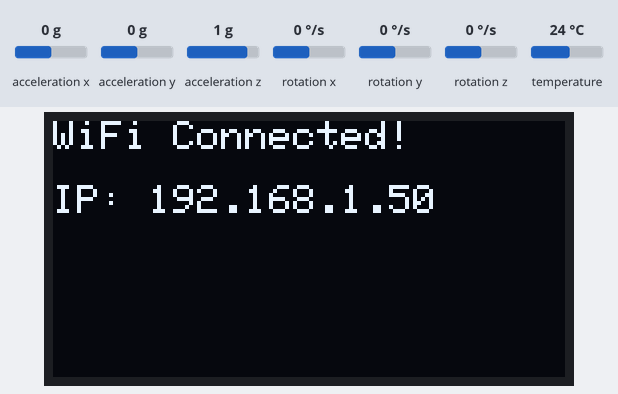
The sketch below on a simulated ESP32. Parts: 128×64 one-colour display. Wiring (inferred from the names in the program): MPU-6050 motion sensor at I2C address 0x68. Inputs (shaded band) come from the test bench; at power-on: temperature 24 °C, acceleration x 0 g, acceleration y 0 g, acceleration z 1 g, rotation x 0 °/s, rotation y 0 °/s, rotation z 0 °/s. WiFi joins after 1.5 s; servers stay silent unless stated; uploads are accepted with an empty reply; what the sketch prints to the serial monitor is not drawn.

Above: at 2.5 s.
At 4.6 s:
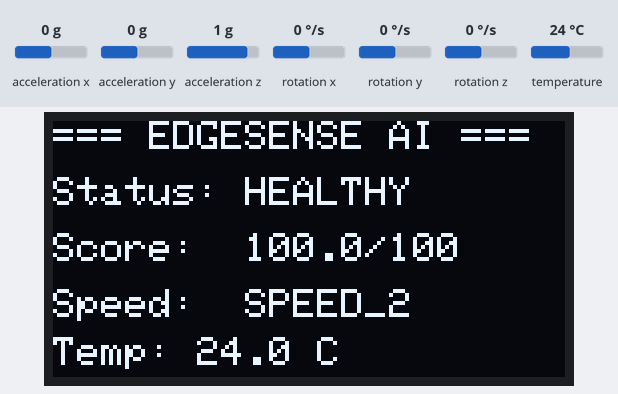
4.7 s: temperature set to 12 °C
At 7.3 s:
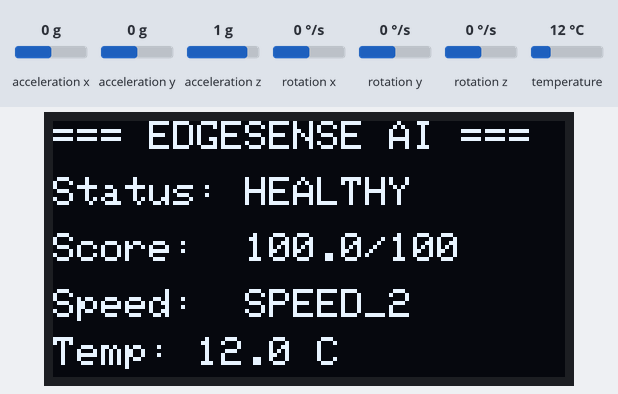
7.6 s: temperature set to 19 °C
10.1 s: temperature set to 28 °C
At 12.4 s:
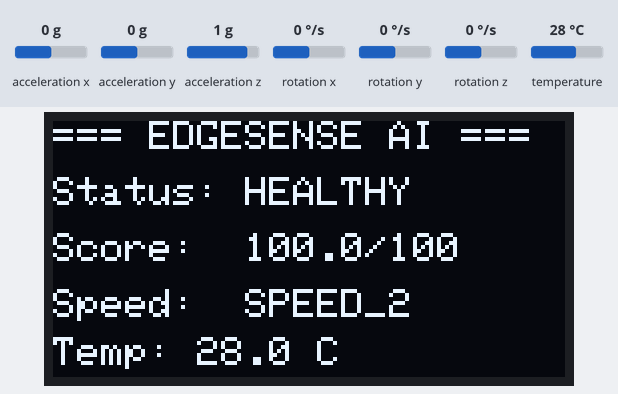
Timing chart, 0 to 13.9 s (numbered marks = the images above; inputs shaded):
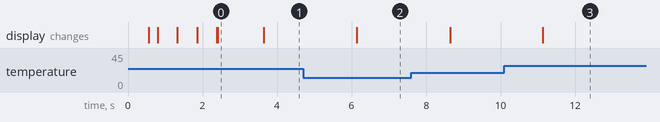

The sketch:

edgesense_ml_client.ino
```cpp
/**
 * EdgeSense — ESP32 Random Forest & ML Health Prediction Firmware
 *
 * Packages 50-sample sliding windows of MPU6050 6-DOF IMU + DS18B20 thermal data,
 * and posts them to the FastAPI /predict endpoint for Random Forest speed classification
 * and Isolation Forest anomaly detection.
 *
 * Hardware Pin Schedule:
 * - OLED SH1106: Dedicated Hardware I2C0 (Wire)      -> SDA: GPIO 21, SCL: GPIO 22
 * - MPU6050/9250: Dedicated Hardware I2C1 (MPU_Wire) -> SDA: GPIO 26, SCL: GPIO 25
 * - DS18B20 Temp: 1-Wire                             -> DATA: GPIO 4 (with 4.7k pull-up to 3.3V)
 * - Power: 3.3V and GND Rails
 *
 * Zero external library dependencies: Compiles without ArduinoJson.h
 */

#include <WiFi.h>
#include <HTTPClient.h>
#include <WiFiClientSecure.h>
#include <Wire.h>
#include <DallasTemperature.h>
#include <OneWire.h>
#include <Adafruit_GFX.h>
#include <Adafruit_SH110X.h>

// --- Wi-Fi Credentials ---
const char* ssid = "rubythroat";
const char* password = "alfa1234beta5678";

// --- FastAPI Random Forest /predict Endpoint ---
// If running locally: "http://192.168.1.100:8000/predict"
// If running on Render: "https://edgesense-backend.onrender.com/predict" or your Render URL
const char* serverUrl = "https://edgesense-5q6k.onrender.com/predict";

// --- Hardware Pin Definitions ---
#define OLED_SDA      21
#define OLED_SCL      22
#define MPU_SDA       26
#define MPU_SCL       25
#define ONE_WIRE_BUS  4      // DS18B20 Data pin on GPIO 4

// --- Display Configuration (SH1106 128x64 on Wire) ---
#define SCREEN_WIDTH  128
#define SCREEN_HEIGHT 64
#define OLED_I2C_ADDR 0x3C

Adafruit_SH1106G display(SCREEN_WIDTH, SCREEN_HEIGHT, &Wire, -1);

// --- Dedicated Second I2C Bus for MPU on Pins 26 & 25 ---
TwoWire MPU_Wire = TwoWire(1);

OneWire oneWire(ONE_WIRE_BUS);
DallasTemperature sensors(&oneWire);
const int MPU_ADDR = 0x68;

// --- 50-Sample ML Window Buffer ---
const int WINDOW_SIZE = 50;
struct SensorSample {
  float ax, ay, az;
  float gx, gy, gz;
  float temp;
};

SensorSample sampleBuffer[WINDOW_SIZE];
int sampleIndex = 0;

// --- Timing Variables ---
unsigned long lastSampleTime = 0;
unsigned long lastSendTime = 0;
unsigned long lastTempRequestTime = 0;
const unsigned long sampleInterval = 20;         // 20ms = 50 Hz sampling cadence
const unsigned long sendInterval = 2500;         // Evaluate ML model every 2.5 seconds
const unsigned long tempInterval = 1000;         // 1-second temperature read cadence

float currentTemp = 25.0;                        // Cached temperature variable

void setup() {
  Serial.begin(115200);
  delay(500);

  // 1. Initialize OLED on dedicated I2C0 (GPIO 21, 22)
  Wire.begin(OLED_SDA, OLED_SCL);
  Wire.setClock(100000);

  if (!display.begin(OLED_I2C_ADDR, true)) {
    Serial.println(F("SH1106 allocation failed"));
    for(;;);
  }
  display.clearDisplay();
  display.setTextSize(1);
  display.setTextColor(SH110X_WHITE);
  display.setCursor(0, 0);
  display.println(F("EdgeSense AI Boot..."));
  display.display();

  // 2. Initialize MPU on dedicated I2C1 (GPIO 26, 25)
  MPU_Wire.begin(MPU_SDA, MPU_SCL);
  MPU_Wire.setClock(100000);

  MPU_Wire.beginTransmission(MPU_ADDR);
  MPU_Wire.write(0x6B); // Wake up MPU6050
  MPU_Wire.write(0);
  MPU_Wire.endTransmission(true);

  // 3. Initialize DS18B20 in non-blocking mode
  sensors.begin();
  sensors.setWaitForConversion(false); // Non-blocking 1-Wire mode
  sensors.requestTemperatures();       // Initial conversion trigger

  // 4. Connect to Wi-Fi in Station Mode (Clean initialization with timeout)
  WiFi.disconnect(true);
  delay(100);
  WiFi.mode(WIFI_STA);
  delay(100);
  WiFi.begin(ssid, password);

  Serial.print("Connecting to Wi-Fi: ");
  Serial.println(ssid);

  display.setCursor(0, 16);
  display.print(F("Connecting WiFi..."));
  display.display();

  int attempts = 0;
  while (WiFi.status() != WL_CONNECTED && attempts < 30) {
    delay(500);
    attempts++;
    Serial.print(".");
    display.print(".");
    display.display();
  }

  display.clearDisplay();
  display.setCursor(0, 0);
  if (WiFi.status() == WL_CONNECTED) {
    Serial.println("\nWi-Fi Connected!");
    display.println(F("WiFi Connected!"));
    display.setCursor(0, 16);
    display.print(F("IP: "));
    display.println(WiFi.localIP());
    display.display();
    delay(1000);
  } else {
    Serial.println("\nWi-Fi Timeout!");
    display.println(F("WiFi Timeout!"));
    display.setCursor(0, 16);
    display.println(F("Starting Local..."));
    display.display();
    delay(1500);
  }
}

void loop() {
  // Auto-reconnect if Wi-Fi drops
  if (WiFi.status() != WL_CONNECTED) {
    WiFi.begin(ssid, password);
    unsigned long start = millis();
    while (WiFi.status() != WL_CONNECTED && millis() - start < 4000) {
      delay(250);
    }
  }

  unsigned long currentMillis = millis();

  // 1. Non-blocking DS18B20 Temperature Reading (1000ms cadence)
  if (currentMillis - lastTempRequestTime >= tempInterval) {
    lastTempRequestTime = currentMillis;
    float tempC = sensors.getTempCByIndex(0);
    if (tempC != DEVICE_DISCONNECTED_C && tempC > -50.0 && tempC < 125.0) {
      currentTemp = tempC;
    }
    sensors.requestTemperatures();
  }

  // 2. High-Speed 50 Hz MPU Sampling into ML Rolling Window
  if (currentMillis - lastSampleTime >= sampleInterval) {
    lastSampleTime = currentMillis;

    MPU_Wire.beginTransmission(MPU_ADDR);
    MPU_Wire.write(0x3B);
    MPU_Wire.endTransmission(false);
    MPU_Wire.requestFrom(MPU_ADDR, 14, true);

    int16_t axRaw = (MPU_Wire.read() << 8 | MPU_Wire.read());
    int16_t ayRaw = (MPU_Wire.read() << 8 | MPU_Wire.read());
    int16_t azRaw = (MPU_Wire.read() << 8 | MPU_Wire.read());
    MPU_Wire.read(); MPU_Wire.read(); // Skip die temp
    int16_t gxRaw = (MPU_Wire.read() << 8 | MPU_Wire.read());
    int16_t gyRaw = (MPU_Wire.read() << 8 | MPU_Wire.read());
    int16_t gzRaw = (MPU_Wire.read() << 8 | MPU_Wire.read());

    // Scale to m/s2 (accelerometer) and deg/s (gyroscope) required by Random Forest
    float ax = (axRaw / 16384.0) * 9.80665;
    float ay = (ayRaw / 16384.0) * 9.80665;
    float az = (azRaw / 16384.0) * 9.80665;
    float gx = (gxRaw / 131.0);
    float gy = (gyRaw / 131.0);
    float gz = (gzRaw / 131.0);

    sampleBuffer[sampleIndex] = {ax, ay, az, gx, gy, gz, currentTemp};
    sampleIndex = (sampleIndex + 1) % WINDOW_SIZE;
  }

  // 3. Dispatch 50-Sample Batch to Random Forest /predict Endpoint
  if (currentMillis - lastSendTime >= sendInterval) {
    lastSendTime = currentMillis;

    // Pre-allocate buffer to prevent memory fragmentation (no ArduinoJson library required)
    String jsonPayload;
    jsonPayload.reserve(4500);

    jsonPayload = "{\"load\":\"NO_LOAD\",\"speed_level\":2,\"accel_unit\":\"m/s2\",\"samples\":[";
    for (int i = 0; i < WINDOW_SIZE; i++) {
      int idx = (sampleIndex + i) % WINDOW_SIZE;
      jsonPayload += "{\"ax\":"; jsonPayload += String(sampleBuffer[idx].ax, 3);
      jsonPayload += ",\"ay\":"; jsonPayload += String(sampleBuffer[idx].ay, 3);
      jsonPayload += ",\"az\":"; jsonPayload += String(sampleBuffer[idx].az, 3);
      jsonPayload += ",\"gx\":"; jsonPayload += String(sampleBuffer[idx].gx, 2);
      jsonPayload += ",\"gy\":"; jsonPayload += String(sampleBuffer[idx].gy, 2);
      jsonPayload += ",\"gz\":"; jsonPayload += String(sampleBuffer[idx].gz, 2);
      jsonPayload += ",\"temp\":"; jsonPayload += String(sampleBuffer[idx].temp, 1);
      jsonPayload += "}";
      if (i < WINDOW_SIZE - 1) jsonPayload += ",";
    }
    jsonPayload += "]}";

    HTTPClient http;
    if (String(serverUrl).startsWith("https")) {
      WiFiClientSecure secureClient;
      secureClient.setInsecure(); // Handles Render SSL without requiring hardcoded certificates
      http.begin(secureClient, serverUrl);
    } else {
      WiFiClient plainClient;
      http.begin(plainClient, serverUrl);
    }

    http.addHeader("Content-Type", "application/json");
    int httpResponseCode = http.POST(jsonPayload);

    if (httpResponseCode > 0) {
      String response = http.getString();
      Serial.println("ML Predict Response: " + String(httpResponseCode));

      // Parse Random Forest prediction results from response
      String status = "HEALTHY";
      float score = 100.0;
      String speed = "SPEED_2";

      int statusIdx = response.indexOf("\"status\":");
      if (statusIdx != -1) {
        int q1 = response.indexOf("\"", statusIdx + 9);
        int q2 = response.indexOf("\"", q1 + 1);
        if (q1 != -1 && q2 != -1) {
          status = response.substring(q1 + 1, q2);
        }
      }

      int scoreIdx = response.indexOf("\"health_score\":");
      if (scoreIdx != -1) {
        score = response.substring(scoreIdx + 15).toFloat();
      }

      int speedIdx = response.indexOf("\"speed_detected\":");
      if (speedIdx != -1) {
        int q1 = response.indexOf("\"", speedIdx + 17);
        int q2 = response.indexOf("\"", q1 + 1);
        if (q1 != -1 && q2 != -1) {
          speed = response.substring(q1 + 1, q2);
        }
      }

      Serial.println("Model Result -> Status: " + status + " | Score: " + String(score) + " | Speed: " + speed);

      // 4. Update OLED with Random Forest ML Prediction
      display.clearDisplay();
      display.setCursor(0, 0);
      display.print(F("=== EDGESENSE AI ==="));
      display.setCursor(0, 14);
      display.print(F("Status: ")); display.println(status);
      display.setCursor(0, 28);
      display.print(F("Score:  ")); display.print(score, 1); display.println(F("/100"));
      display.setCursor(0, 42);
      display.print(F("Speed:  ")); display.println(speed);
      display.setCursor(0, 54);
      display.print(F("Temp: ")); display.print(currentTemp, 1); display.print(F(" C"));
      display.display();
    } else {
      Serial.print("HTTP Error: ");
      Serial.println(httpResponseCode);

      // Local fallback display if backend is offline
      display.clearDisplay();
      display.setCursor(0, 0);
      display.print(F("=== EDGESENSE AI ==="));
      display.setCursor(0, 16);
      display.print(F("ML Server Offline"));
      display.setCursor(0, 32);
      display.print(F("Temp: ")); display.print(currentTemp, 1); display.print(F(" C"));
      display.display();
    }
    http.end();
  }
}
```

Measured:
- after the input at 4.7 s, the display: changes after 1.4 s (image 2)
- after the input at 10.1 s, the display: changes after 1.0 s (image 3)
- what the display in image 0 shows lasts 1.2 s, from 2.4 s to 3.6 s
